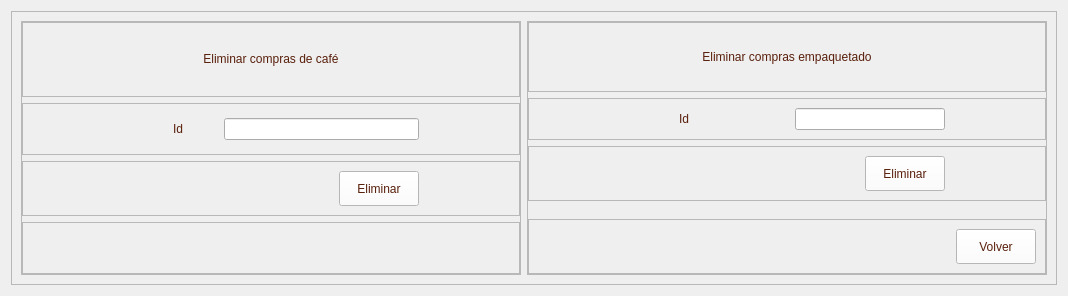
         <widget class="QWidget" name="page_compras_eliminar">
          <layout class="QVBoxLayout" name="verticalLayout_13">
           <item>
            <widget class="QFrame" name="frame_56">
             <property name="frameShape">
              <enum>QFrame::StyledPanel</enum>
             </property>
             <property name="frameShadow">
              <enum>QFrame::Raised</enum>
             </property>
             <layout class="QHBoxLayout" name="horizontalLayout_33">
              <item>
               <widget class="QFrame" name="frame_57">
                <property name="minimumSize">
                 <size>
                  <width>500</width>
                  <height>0</height>
                 </size>
                </property>
                <property name="maximumSize">
                 <size>
                  <width>550</width>
                  <height>16777215</height>
                 </size>
                </property>
                <property name="frameShape">
                 <enum>QFrame::StyledPanel</enum>
                </property>
                <property name="frameShadow">
                 <enum>QFrame::Raised</enum>
                </property>
                <layout class="QVBoxLayout" name="verticalLayout_24">
                 <property name="leftMargin">
                  <number>0</number>
                 </property>
                 <property name="topMargin">
                  <number>0</number>
                 </property>
                 <property name="rightMargin">
                  <number>0</number>
                 </property>
                 <property name="bottomMargin">
                  <number>0</number>
                 </property>
                 <item>
                  <widget class="QFrame" name="frame_58">
                   <property name="minimumSize">
                    <size>
                     <width>0</width>
                     <height>75</height>
                    </size>
                   </property>
                   <property name="maximumSize">
                    <size>
                     <width>16777215</width>
                     <height>75</height>
                    </size>
                   </property>
                   <property name="frameShape">
                    <enum>QFrame::StyledPanel</enum>
                   </property>
                   <property name="frameShadow">
                    <enum>QFrame::Raised</enum>
                   </property>
                   <layout class="QVBoxLayout" name="verticalLayout_25">
                    <item>
                     <widget class="QLabel" name="label_56">
                      <property name="minimumSize">
                       <size>
                        <width>0</width>
                        <height>50</height>
                       </size>
                      </property>
                      <property name="maximumSize">
                       <size>
                        <width>16777215</width>
                        <height>50</height>
                       </size>
                      </property>
                      <property name="styleSheet">
                       <string notr="true">color: rgb(89, 31, 11);
font: 75 12pt &quot;Open Sans Semibold&quot;</string>
                      </property>
                      <property name="text">
                       <string>Eliminar compras de café</string>
                      </property>
                      <property name="alignment">
                       <set>Qt::AlignCenter</set>
                      </property>
                     </widget>
                    </item>
                   </layout>
                  </widget>
                 </item>
                 <item>
                  <widget class="QFrame" name="frame_60">
                   <property name="frameShape">
                    <enum>QFrame::StyledPanel</enum>
                   </property>
                   <property name="frameShadow">
                    <enum>QFrame::Raised</enum>
                   </property>
                   <layout class="QHBoxLayout" name="horizontalLayout_35">
                    <property name="leftMargin">
                     <number>150</number>
                    </property>
                    <property name="rightMargin">
                     <number>100</number>
                    </property>
                    <item>
                     <widget class="QLabel" name="label_26">
                      <property name="styleSheet">
                       <string notr="true">color: rgb(89, 31, 11);
font: 75 10pt &quot;Open Sans Semibold&quot;</string>
                      </property>
                      <property name="text">
                       <string>Id</string>
                      </property>
                     </widget>
                    </item>
                    <item>
                     <widget class="QLineEdit" name="fincaElimText">
                      <property name="minimumSize">
                       <size>
                        <width>195</width>
                        <height>0</height>
                       </size>
                      </property>
                      <property name="maximumSize">
                       <size>
                        <width>190</width>
                        <height>16777215</height>
                       </size>
                      </property>
                     </widget>
                    </item>
                   </layout>
                  </widget>
                 </item>
                 <item>
                  <widget class="QFrame" name="frame_64">
                   <property name="frameShape">
                    <enum>QFrame::StyledPanel</enum>
                   </property>
                   <property name="frameShadow">
                    <enum>QFrame::Raised</enum>
                   </property>
                   <property name="midLineWidth">
                    <number>0</number>
                   </property>
                   <layout class="QHBoxLayout" name="horizontalLayout_39">
                    <property name="leftMargin">
                     <number>200</number>
                    </property>
                    <property name="rightMargin">
                     <number>100</number>
                    </property>
                    <item>
                     <spacer name="horizontalSpacer_23">
                      <property name="orientation">
                       <enum>Qt::Horizontal</enum>
                      </property>
                      <property name="sizeHint" stdset="0">
                       <size>
                        <width>40</width>
                        <height>20</height>
                       </size>
                      </property>
                     </spacer>
                    </item>
                    <item>
                     <widget class="QPushButton" name="eliminarBTN">
                      <property name="minimumSize">
                       <size>
                        <width>0</width>
                        <height>35</height>
                       </size>
                      </property>
                      <property name="styleSheet">
                       <string notr="true">QFrame{
background-color: rgb(51, 157, 255);
}

QPushButton{
color: rgb(89, 31, 11);
background-color: rgb(255, 255, 255);
font: 75 9pt &quot;Open Sans Semibold&quot;
}

QPushButton:hover{
color: rgb(255, 255, 255);
background-color: rgb(209, 172, 127);
font: 75 9pt  &quot;Open Sans Semibold&quot;
}
</string>
                      </property>
                      <property name="text">
                       <string>Eliminar</string>
                      </property>
                     </widget>
                    </item>
                   </layout>
                  </widget>
                 </item>
                 <item>
                  <widget class="QFrame" name="frame_65">
                   <property name="frameShape">
                    <enum>QFrame::StyledPanel</enum>
                   </property>
                   <property name="frameShadow">
                    <enum>QFrame::Raised</enum>
                   </property>
                  </widget>
                 </item>
                </layout>
               </widget>
              </item>
              <item>
               <widget class="QFrame" name="frame_66">
                <property name="frameShape">
                 <enum>QFrame::StyledPanel</enum>
                </property>
                <property name="frameShadow">
                 <enum>QFrame::Raised</enum>
                </property>
                <layout class="QVBoxLayout" name="verticalLayout_26">
                 <property name="leftMargin">
                  <number>0</number>
                 </property>
                 <property name="topMargin">
                  <number>0</number>
                 </property>
                 <property name="rightMargin">
                  <number>0</number>
                 </property>
                 <property name="bottomMargin">
                  <number>0</number>
                 </property>
                 <item>
                  <widget class="QFrame" name="frame_67">
                   <property name="frameShape">
                    <enum>QFrame::StyledPanel</enum>
                   </property>
                   <property name="frameShadow">
                    <enum>QFrame::Raised</enum>
                   </property>
                   <layout class="QVBoxLayout" name="verticalLayout_27">
                    <item>
                     <widget class="QLabel" name="label_57">
                      <property name="minimumSize">
                       <size>
                        <width>0</width>
                        <height>50</height>
                       </size>
                      </property>
                      <property name="maximumSize">
                       <size>
                        <width>16777215</width>
                        <height>50</height>
                       </size>
                      </property>
                      <property name="styleSheet">
                       <string notr="true">color: rgb(89, 31, 11);
font: 75 12pt &quot;Open Sans Semibold&quot;</string>
                      </property>
                      <property name="text">
                       <string>Eliminar compras empaquetado</string>
                      </property>
                      <property name="alignment">
                       <set>Qt::AlignCenter</set>
                      </property>
                     </widget>
                    </item>
                   </layout>
                  </widget>
                 </item>
                 <item>
                  <widget class="QFrame" name="frame_68">
                   <property name="frameShape">
                    <enum>QFrame::StyledPanel</enum>
                   </property>
                   <property name="frameShadow">
                    <enum>QFrame::Raised</enum>
                   </property>
                   <layout class="QHBoxLayout" name="horizontalLayout_40">
                    <property name="leftMargin">
                     <number>150</number>
                    </property>
                    <property name="rightMargin">
                     <number>100</number>
                    </property>
                    <item>
                     <widget class="QLabel" name="label_30">
                      <property name="maximumSize">
                       <size>
                        <width>200</width>
                        <height>16777215</height>
                       </size>
                      </property>
                      <property name="styleSheet">
                       <string notr="true">color: rgb(89, 31, 11);
font: 75 10pt &quot;Open Sans Semibold&quot;</string>
                      </property>
                      <property name="text">
                       <string>Id</string>
                      </property>
                     </widget>
                    </item>
                    <item>
                     <widget class="QLineEdit" name="colorElimText">
                      <property name="maximumSize">
                       <size>
                        <width>150</width>
                        <height>16777215</height>
                       </size>
                      </property>
                     </widget>
                    </item>
                   </layout>
                  </widget>
                 </item>
                 <item>
                  <widget class="QFrame" name="frame_71">
                   <property name="frameShape">
                    <enum>QFrame::StyledPanel</enum>
                   </property>
                   <property name="frameShadow">
                    <enum>QFrame::Raised</enum>
                   </property>
                   <layout class="QHBoxLayout" name="horizontalLayout_43">
                    <property name="leftMargin">
                     <number>200</number>
                    </property>
                    <property name="rightMargin">
                     <number>100</number>
                    </property>
                    <item>
                     <spacer name="horizontalSpacer_24">
                      <property name="orientation">
                       <enum>Qt::Horizontal</enum>
                      </property>
                      <property name="sizeHint" stdset="0">
                       <size>
                        <width>40</width>
                        <height>20</height>
                       </size>
                      </property>
                     </spacer>
                    </item>
                    <item>
                     <widget class="QPushButton" name="eliminarEmpBTN">
                      <property name="minimumSize">
                       <size>
                        <width>0</width>
                        <height>35</height>
                       </size>
                      </property>
                      <property name="styleSheet">
                       <string notr="true">QFrame{
background-color: rgb(51, 157, 255);
}

QPushButton{
color: rgb(89, 31, 11);
background-color: rgb(255, 255, 255);
font: 75 9pt &quot;Open Sans Semibold&quot;
}

QPushButton:hover{
color: rgb(255, 255, 255);
background-color: rgb(209, 172, 127);
font: 75 9pt  &quot;Open Sans Semibold&quot;
}
</string>
                      </property>
                      <property name="text">
                       <string>Eliminar</string>
                      </property>
                     </widget>
                    </item>
                   </layout>
                  </widget>
                 </item>
                 <item>
                  <widget class="QFrame" name="frame_72">
                   <property name="frameShape">
                    <enum>QFrame::StyledPanel</enum>
                   </property>
                   <property name="frameShadow">
                    <enum>QFrame::Raised</enum>
                   </property>
                  </widget>
                 </item>
                 <item>
                  <widget class="QFrame" name="frame_73">
                   <property name="frameShape">
                    <enum>QFrame::StyledPanel</enum>
                   </property>
                   <property name="frameShadow">
                    <enum>QFrame::Raised</enum>
                   </property>
                  </widget>
                 </item>
                 <item>
                  <widget class="QFrame" name="frame_74">
                   <property name="frameShape">
                    <enum>QFrame::StyledPanel</enum>
                   </property>
                   <property name="frameShadow">
                    <enum>QFrame::Raised</enum>
                   </property>
                   <layout class="QHBoxLayout" name="horizontalLayout_61">
                    <item>
                     <spacer name="horizontalSpacer_25">
                      <property name="orientation">
                       <enum>Qt::Horizontal</enum>
                      </property>
                      <property name="sizeHint" stdset="0">
                       <size>
                        <width>418</width>
                        <height>20</height>
                       </size>
                      </property>
                     </spacer>
                    </item>
                    <item>
                     <widget class="QPushButton" name="btn_volver_I_3">
                      <property name="minimumSize">
                       <size>
                        <width>0</width>
                        <height>35</height>
                       </size>
                      </property>
                      <property name="styleSheet">
                       <string notr="true">QFrame{
background-color: rgb(51, 157, 255);
}

QPushButton{
color: rgb(89, 31, 11);
background-color: rgb(255, 255, 255);
font: 75 9pt &quot;Open Sans Semibold&quot;
}

QPushButton:hover{
color: rgb(255, 255, 255);
background-color: rgb(209, 172, 127);
font: 75 9pt  &quot;Open Sans Semibold&quot;
}
</string>
                      </property>
                      <property name="text">
                       <string>Volver</string>
                      </property>
                     </widget>
                    </item>
                   </layout>
                  </widget>
                 </item>
                </layout>
               </widget>
              </item>
             </layout>
            </widget>
           </item>
          </layout>
         </widget>
